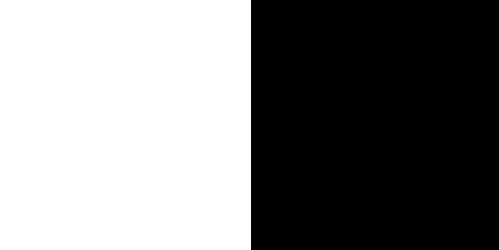
#> input picture arithmetic-bitwise/input1.png, 499 x 250 px
$ python bitwise.py
#> lines starting #> are read from the running program, lines starting #| are printed output that depends on the picture; after the words box and inside, x2 and y2 are one past the last pixel; in counts of white or black regions, pixels touching at a corner belong together
# Python program to illustrate
# arithmetic operation of
# bitwise AND of two images

# organizing imports
import cv2
import numpy as np

# path to input images are specified and
# images are loaded with imread command
image1 = cv2.imread('input1.png')
#> image1 is the input picture: shape (250, 499, 3); 50.3% white; 1 black region, box (x1, y1, x2, y2) and area: (251, 0, 499, 250) 62000
image2 = cv2.imread('input2.png')
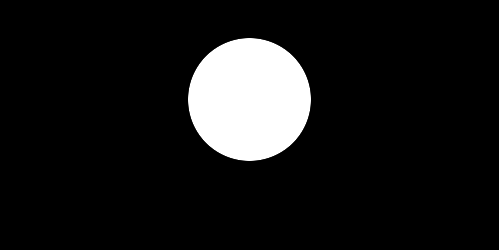
#> input picture arithmetic-bitwise/input2.png, 499 x 250 px
#> image2 is the input picture: shape (250, 499, 3); min 0, max 255, mean 24.2

# cv2.bitwise_and is applied over the
# image inputs with applied parameters
des_and = cv2.bitwise_and(image2, image1, mask=None)
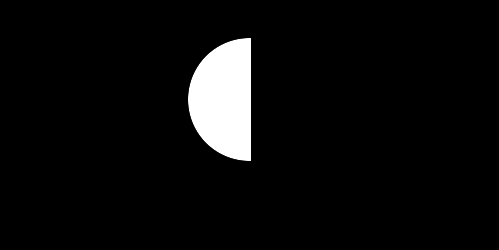
#> des_and: shape (250, 499, 3); min 0, max 255, mean 12.5

# cv2.bitwise_or is applied over the
# image inputs with applied parameters
des_or = cv2.bitwise_or(image2, image1, mask=None)
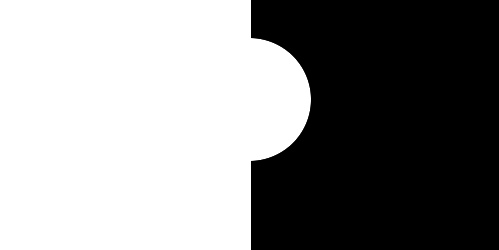
#> des_or: shape (250, 499, 3); min 0, max 255, mean 140

# cv2.bitwise_xor is applied over the
# image inputs with applied parameters
des_xor = cv2.bitwise_xor(image2, image1, mask=None)
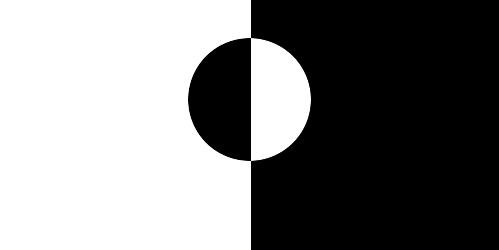
#> des_xor: shape (250, 499, 3); min 0, max 255, mean 127.5

# font
font = cv2.FONT_HERSHEY_SIMPLEX
org = (25, 30)
fontScale = 1
color = (255, 0, 0)
thickness = 2
# give name on the image
des_and = cv2.putText(des_and, 'AND Bitwise', org, font,
                      fontScale, color, thickness, cv2.LINE_AA)
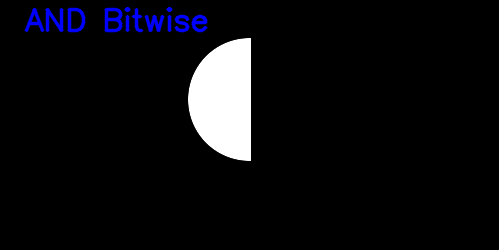
#> des_and: shape (250, 499, 3); 1.88% of pixels changed, all inside (x1, y1, x2, y2) = (24, 7, 208, 33)
des_or = cv2.putText(des_or, 'OR Bitwise', org, font,
                     fontScale, color, thickness, cv2.LINE_AA)
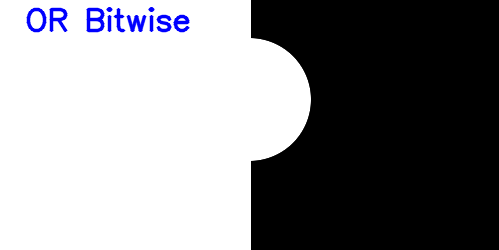
#> des_or: shape (250, 499, 3); 1.67% of pixels changed, all inside (x1, y1, x2, y2) = (26, 7, 190, 33)
des_xor = cv2.putText(des_xor, 'XOR Bitwise', org, font,
                      fontScale, color, thickness, cv2.LINE_AA)
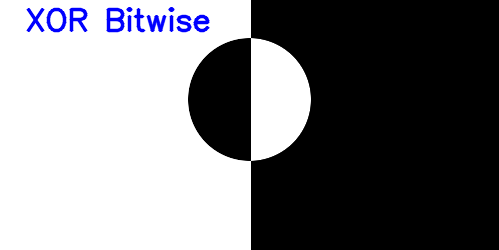
#> des_xor: shape (250, 499, 3); 1.87% of pixels changed, all inside (x1, y1, x2, y2) = (26, 7, 210, 33)

# the window showing output image
cv2.namedWindow('arithmetic-bitwise', cv2.WINDOW_NORMAL)
cv2.imshow('image1', des_and)
cv2.imshow('image2', des_or)
cv2.imshow('image3', des_xor)

# De-allocate any associated memory usage
if cv2.waitKey(0) & 0xff == 27:
#> (key Esc is pressed here)
    cv2.destroyAllWindows()
